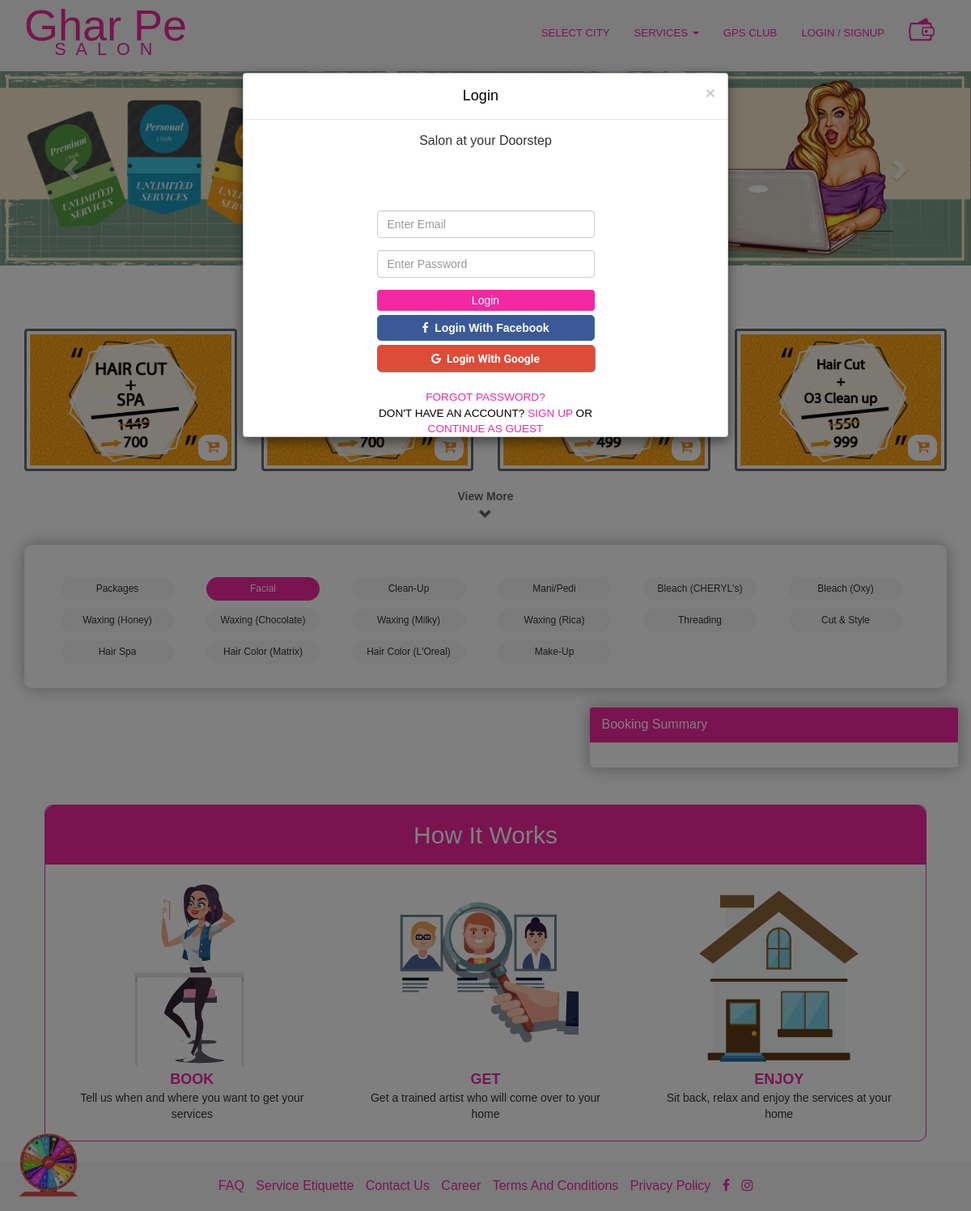
The page / on the database its author committed.
### tables this page shows
CREATE TABLE `cata` (
  `id` int(11) NOT NULL,
  `name` varchar(255) NOT NULL,
  `descr` varchar(255) NOT NULL,
  `itmnu` int(10) NOT NULL,
  `date` timestamp NOT NULL DEFAULT CURRENT_TIMESTAMP
);

### index.php (the view, shortened to what this page needs)
<?php include("inc/header.php"); ?>
<?php include("inc/slider.php"); ?>
<a data-toggle="modal" data-target="#spinbox"  class="fixedspin" ><img data-toggle="tooltip" class="spin-size" data-placement="right" title="Daily Spin!"  src="images/wheelmove.gif"  id="fixedbutton"></a>
<br>
<div class="container">
    <center><h2 class="custom-heading">Exclusive Packages</h2></center><br>
	<div class="row">
		<div class="col-md-3 col-sm-6 col-xs-6">
			<div class="thumbnail">
			<div class="img-holder">
					<img  src="images/package 1.jpg" alt="offers-1" style="width:100%">
                    <a onclick="get_district2(1)" href="#packs"  class="btn  btn-offer link scroll" href=""><i class="fa fa-cart-plus"></i></a>
         </div>
			</div>
		</div>
		<div class="col-md-3 col-sm-6 col-xs-6">
			<div class="thumbnail ">
					<div class="img-holder">
                   <a onclick="get_district2(1)" href="#packs"  class="btn  btn-offer link scroll" href=""><i class="fa fa-cart-plus"></i></a>
         </div>
			</div>
		</div>
		<div class="col-md-3 col-sm-6 col-xs-6">
			<div class="thumbnail ">
					<div class="img-holder">
                   <a onclick="get_district2(1)" href="#packs"  class="btn  btn-offer link scroll" href=""><i class="fa fa-cart-plus"></i></a>
         </div>
			</div>
		</div>
		<div class="col-md-3 col-sm-6 col-xs-6">
			<div class="thumbnail ">
	<div class="img-holder">
					<img  src="images/package 4.jpg" alt="offers-1" style="width:100%">
                  <a onclick="get_district2(1)" href="#packs"  class="btn  btn-offer link scroll" href=""><i class="fa fa-cart-plus"></i></a>
         </div>
			</div>
		</div>
	</div>
	<div class="row">
	    <div class="col-md-5 col-sm-5 col-xs-5 "></div>
<div class="col-md-2 col-sm-2 col-xs-2 text-center"><a id="view_more" class="custom_link"><center></center><span id="view_arrow" class="fntawsm1"></span></center></a></div>
<div class="col-md-5 col-sm-5 col-xs-5"></div>
</div>
</div>
<br>
<div class="container">
<div class="row">
<?php
$package = "select * from cata ORDER BY itmnu ASC";
$package1 = mysqli_query($conn, $package);
?>
<div id="packs" class="col-md-12 col-sm-12 col-xs-12">
 <div class="jax-categories">
  <ul  class="nav nav-pills">
<?php
if($package1->num_rows >0 ){
while($package2=mysqli_fetch_assoc($package1)){
?>
<div  class="col-md-2 col-sm-6 col-xs-6">
    <li  id="state"><a onclick="get_district(this.id)" data-toggle="pill" class="btn btn-default class_remove btn-cat" id="<?php echo $package2["id"]; ?>"><?php echo $package2["name"]; ?></a></li>
</div>
<?php
}
}
?>
  </ul>
   </div>
</div>
   </div>
<br>
<div class="container">
   <div class="row">
          <div class="col-md-7">
   </div>
  <div class="col-md-5">
     <div style="box-shadow: rgb(170, 170, 170) 0px 0px 20px 0px;"  class="panel panel-default">
        <div style="background-color:#f229a1; color:#FFFFFF;" class="panel-heading">Booking Summary</div>
           <div class="panel-body">
      </div>
   </div>
 </div>
</div>
</div>
</div>
<div id="how-it-works" style="background-color:inherit;">
	<div class="container">
		<div class="row text-center">
			<div class="col-md-12  col-sm-12 col-xs-12 ">
				<div class="col-xs-12" style="background-color: #FFF; color: #45004f; border-radius: 10px;">
					<div style="margin: 25px 10px; border: 1px solid #f229a1; border-radius: 10px;">
					   <h2 class="how-it-works">How It Works</h2><br>
						<div class="row" data-sr>
							<div class="col-sm-12">
								<div class="col-sm-4">
									<div>
										<img src="images/how-it-works-1.png" alt="Step 1: Book a service from home" />
									</div>
									<div style="font-size: 18px; color:#f229a1; font-weight: bolder;">BOOK</div>
									<div class="col-xs-12">
										<p style="font-size: 14px; color: #333;">Tell us when and where you want to get your services</p>
										<br>
									</div>
								</div>
								<div class="col-sm-4">
									<div>
										<img src="images/how-it-works-2.png" alt="Step 2: Wait for the beautician" />
									</div>
									<div style="font-size: 18px; font-weight: bolder; color:#f229a1;">GET</div>
									<div class="col-xs-12">
										<p style="font-size: 14px; color: #333;">Get a trained artist who will come over to your home</p>
										<br>
									</div>
								</div>
								<div class="col-sm-4">
									<div>
										<img src="images/how-it-works-3.png" alt="Step 3: Relax and enjoy service at home" />
									</div>
									<div style="font-size: 18px; font-weight: bolder; color:#f229a1;">ENJOY</div>
									<div class="col-xs-12">
										<p style="font-size: 14px; color: #333;">Sit back, relax and enjoy the services at your home</p>
										<br>
									</div>
								</div>
							</div>
						</div>
					</div>
				</div>
			</div>
		</div>
	</div>
</div>
<?php include("inc/footer.php"); ?>

### rows shown on the page
cata: name "Packages"
cata: name "Facial"
cata: name "Clean-Up"
cata: name "Mani/Pedi"
cata: name "Bleach (CHERYL's)"
cata: name "Bleach (Oxy)"
cata: name "Waxing (Honey)"
cata: name "Waxing (Chocolate)"
cata: name "Waxing (Milky)"
cata: name "Waxing (Rica)"
cata: name "Threading"
cata: name "Cut & Style"
cata: name "Hair Spa"
cata: name "Hair Color (Matrix)"
cata: name "Hair Color (L'Oreal)"
cata: name "Make-Up"
